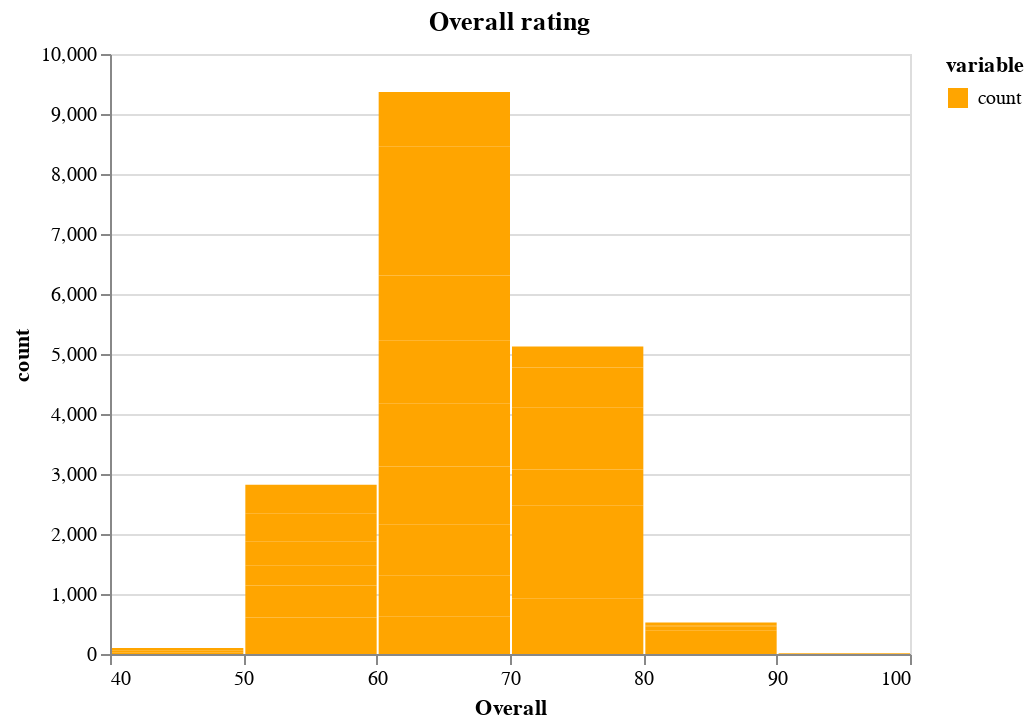

Notebook code for this chart:
### Markdown cell above
Por ultimo, una vez realizado el groupby y obtenido los resultados, procedemos a graficar el histograma tomando en cuenta los segmentos especificados en el enunciado. Con la libraría altair, es muy facil gráficar de una manera interactiva el histograma y ademas de ello se tiene un mejor diseño a comparación de la libreria matplotlib.

### Code cell
alt.Chart(df_overall.melt('overall_rating')).mark_bar().encode(
    x=alt.X('overall_rating',bin=alt.Bin(maxbins=5),title='Overall'),
    y=alt.Y('value',title='count'),
    color=alt.Color('variable',scale=alt.Scale(domain=['count'],range=['orange']))
).properties(title='Overall rating').interactive()

### Figure 1 — Vega-Lite specification as saved in the notebook (floating-point values rounded to 4 significant figures)
{"config": {"view": {"continuousWidth": 400, "continuousHeight": 300}}, "data": {"name": "data-a98f6a450bd3d8bf2943476dadc74ead"}, "mark": "bar", "encoding": {"color": {"type": "nominal", "field": "variable", "scale": {"domain": ["count"], "range": ["orange"]}}, "x": {"type": "quantitative", "bin": {"maxbins": 5}, "field": "overall_rating", "title": "Overall"}, "y": {"type": "quantitative", "field": "value", "title": "count"}}, "selection": {"selector001": {"type": "interval", "bind": "scales", "encodings": ["x", "y"]}}, "title": "Overall rating", "$schema": "https://vega.github.io/schema/vega-lite/v4.8.1.json", "datasets": {"data-a98f6a450bd3d8bf2943476dadc74ead": [{"overall_rating": 47, "variable": "count", "value": 21}, {"overall_rating": 48, "variable": "count", "value": 33}, {"overall_rating": 49, "variable": "count", "value": 45}, {"overall_rating": 50, "variable": "count", "value": 98}, {"overall_rating": 51, "variable": "count", "value": 120}, {"overall_rating": 52, "variable": "count", "value": 165}, {"overall_rating": 53, "variable": "count", "value": 227}, {"overall_rating": 54, "variable": "count", "value": 255}, {"overall_rating": 55, "variable": "count", "value": 276}, {"overall_rating": 56, "variable": "count", "value": 331}, {"overall_rating": 57, "variable": "count", "value": 408}, {"overall_rating": 58, "variable": "count", "value": 458}, {"overall_rating": 59, "variable": "count", "value": 484}, {"overall_rating": 60, "variable": "count", "value": 621}, {"overall_rating": 61, "variable": "count", "value": 691}, {"overall_rating": 62, "variable": "count", "value": 849}, {"overall_rating": 63, "variable": "count", "value": 963}, {"overall_rating": 64, "variable": "count", "value": 1057}, {"overall_rating": 65, "variable": "count", "value": 1041}, {"overall_rating": 66, "variable": "count", "value": 1088}, {"overall_rating": 67, "variable": "count", "value": 1074}, {"overall_rating": 68, "variable": "count", "value": 1071}, {"overall_rating": 69, "variable": "count", "value": 911}, {"overall_rating": 70, "variable": "count", "value": 930}, {"overall_rating": 71, "variable": "count", "value": 804}, {"overall_rating": 72, "variable": "count", "value": 736}, {"overall_rating": 73, "variable": "count", "value": 605}, {"overall_rating": 74, "variable": "count", "value": 560}, {"overall_rating": 75, "variable": "count", "value": 477}, {"overall_rating": 76, "variable": "count", "value": 373}, {"overall_rating": 77, "variable": "count", "value": 288}, {"overall_rating": 78, "variable": "count", "value": 175}, {"overall_rating": 79, "variable": "count", "value": 178}, {"overall_rating": 80, "variable": "count", "value": 134}, {"overall_rating": 81, "variable": "count", "value": 83}, {"overall_rating": 82, "variable": "count", "value": 100}, {"overall_rating": 83, "variable": "count", "value": 72}, {"overall_rating": 84, "variable": "count", "value": 44}, {"overall_rating": 85, "variable": "count", "value": 31}, {"overall_rating": 86, "variable": "count", "value": 17}, {"overall_rating": 87, "variable": "count", "value": 18}, {"overall_rating": 88, "variable": "count", "value": 16}, {"overall_rating": 89, "variable": "count", "value": 10}, {"overall_rating": 90, "variable": "count", "value": 8}, {"overall_rating": 91, "variable": "count", "value": 5}, {"overall_rating": 92, "variable": "count", "value": 1}, {"overall_rating": 94, "variable": "count", "value": 2}]}}
